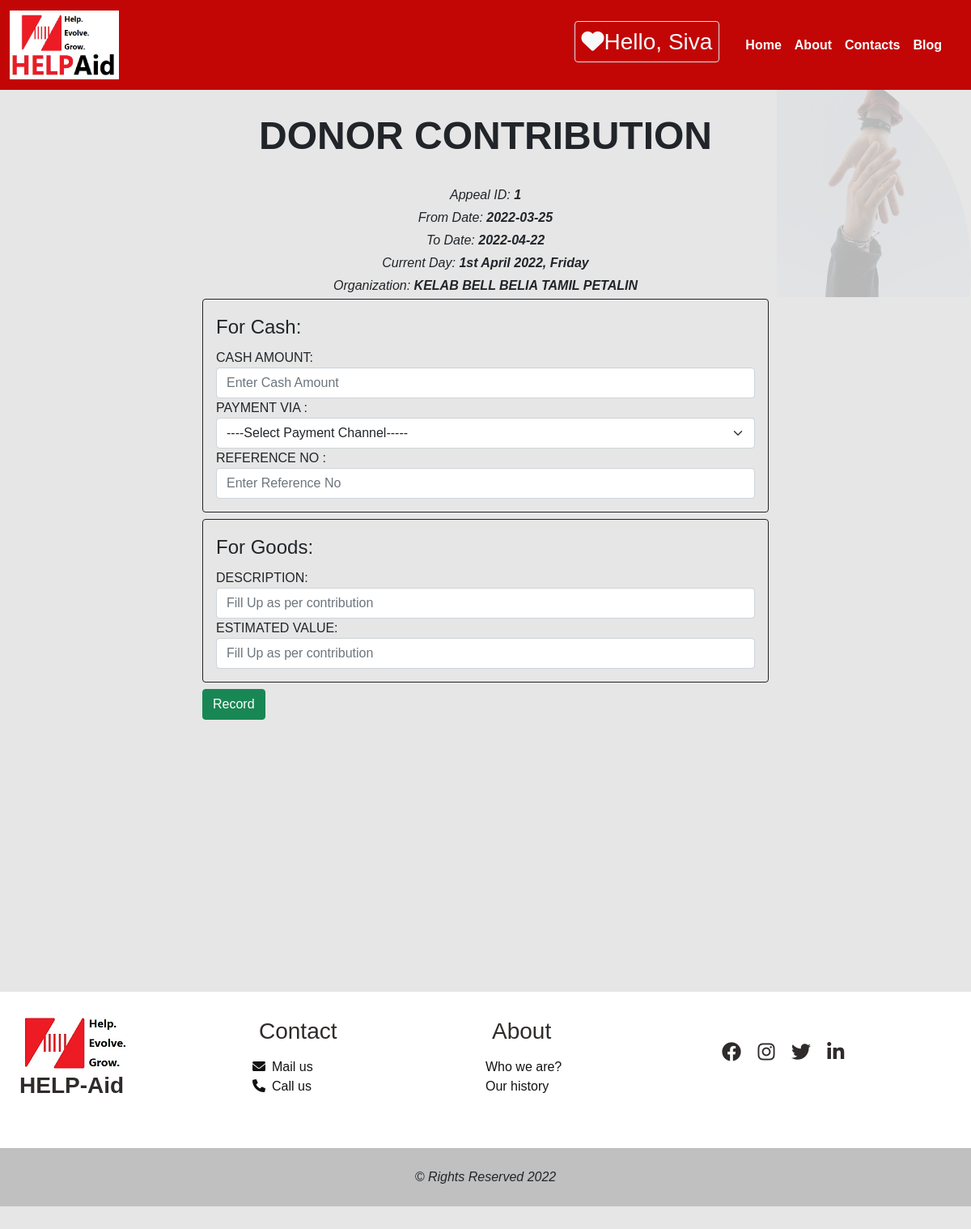
The page /Assignment1/HELP-Aid-Contact-Portal-Siva_HELP_AID/contribution.php?appealID=1 (signed in) on the database its author committed.
### tables this page shows
CREATE TABLE `appeals` (
  `appealID` int(11) NOT NULL,
  `fromDate` date NOT NULL,
  `toDate` date NOT NULL,
  `description` varchar(50) NOT NULL,
  `outcome` varchar(250) DEFAULT NULL,
  `OrganizationName` varchar(50) DEFAULT NULL
);

### Assignment1/HELP-Aid-Contact-Portal-Siva_HELP_AID/contribution.php (the view, shortened to what this page needs)
<?php
$con = mysqli_connect("localhost", "root", "");
mysqli_select_db($con, 'helpaid');
if(isset($_GET['appealID'])){
    $appealID =  $_GET['appealID'];
    $s = "select * from appeals where appealID = '$appealID'";
    $result = mysqli_query($con, $s);
    $row = mysqli_fetch_array($result);
    $fromDate = $row['fromDate'];
    $toDate = $row['toDate'];
    $organizationName = $row['OrganizationName'];
    $receivedDate = date("jS F Y, l");
}
else{
    header("location:appealsContribution.php");
}
?>
<!DOCTYPE html>
<html lang="en">
<head>
    <link rel="stylesheet" href="https://cdnjs.cloudflare.com/ajax/libs/font-awesome/6.0.0/css/all.min.css" />
     <link href="https://cdn.jsdelivr.net/npm/bootstrap@5.1.3/dist/css/bootstrap.min.css" rel="stylesheet">
     <link rel="stylesheet" href="./../donation.css" type="text/css">
</head>
<body class="body">
    <nav class="navbar navbar-expand-lg navbar-expand-md">
        <div class="container-fluid">
            <a class="navbar-brand m-0">
                <img class="img" src="./../helpaid_logo.jpg" alt="logo">
            </a>
            <ul class="navigation navbar-nav justify-content-end align-items-center p-0 p-lg-3">
                <h3 class="text-left text-light me-4 p-2 border rounded"><i class="fa-solid fa-heart"></i>Hello, <?php echo $_SESSION['username'] ?></h3>
                <li class="item nav-item"><a class="link a nav-link" href="./../index.html">Home</a></li>
                <li class="item nav-item"><a class="link a nav-link" href="#">About</a></li>
                <li class="item nav-item"><a class="link a nav-link" href="#">Contacts</a></li>
                <li class="item nav-item"><a class="link a nav-link" href="#">Blog</a></li>
            </ul>
        </div>
    </nav>
    <div class="form-box container-fluid p-2 my-1 mb-5">
        <h1 class="h1 p-lg-3 p-md-3 mb-3 p-0 text-center">Donor contribution</h1>
        <p class="my-1 fst-italic text-center">Appeal ID: <strong><?php echo $appealID?></strong></p>
        <p class="my-1 fst-italic text-center">From Date: <strong><?php echo $fromDate?></strong></p>
        <p class="my-1 fst-italic text-center">To Date: <strong><?php echo $toDate?></strong></p>
        <p class="my-1 fst-italic text-center">Current Day: <strong><?php echo $receivedDate?></strong></p>
        <p class="my-1 fst-italic text-center">Organization: <strong><?php echo $organizationName?></strong></p>
        <form class="form mx-auto" action="contributionProcess.php" method="post">
          <fieldset class="border rounded border-dark p-3 mb-2">
            <legend>For Cash: </legend>
               <div class="form-group">
                 <label for="CashAmount">CASH AMOUNT:</label>
                 <input type="text" class="form-control" id="CashAmount" placeholder="Enter Cash Amount" name= "CashAmount" >
               </div>
               <div class="form-group">
                 <label for="paymentChannel">PAYMENT VIA :</label>
                <select id ="paymentChannel" class="form-control form-select" name="paymentChannel">
                    <option value="----Select Payment Channel-----">----Select Payment Channel-----</option>
                </select>
              </div>
               <div class="form-group">
                 <label for="ReferenceNo">REFERENCE NO :</label>
                 <input type="text" class="form-control" id="ReferenceNo" placeholder="Enter Reference No" name= "ReferenceNo" >
               </div>
          </fieldset>
          <fieldset class="border rounded border-dark p-3 mb-2">
            <legend>For Goods: </legend>
									<div class="form-group">
										<label for="Description">DESCRIPTION:</label>
										<input type="text" class="form-control" id="Description" placeholder="Fill Up as per contribution" name= "Description" >
									</div>
									<div class="form-group">
										<label for="EstimatedValue">ESTIMATED VALUE:</label>
										<input type="text" class="form-control" id="EstimatedValue" placeholder="Fill Up as per contribution" name= "EstimatedValue" >
									</div>
            </fieldset>
               <div class="form-group">
                 <input type="submit" class = "btn btn-success" name="Record" value="Record">
               </div>
        </form>
    </div>
   <footer class="footer w-100 text-center text-lg-start mt-6">
       <div class="row container-fluid justify-content-center align-items-center p-4">
           <div class="col-lg-3 col-md-6 mb-4"><img src="./../helpaid.png" alt="logo"><h3 class="h3 logo">HELP-Aid</h3>
            </div>
           <div class="col-lg-3 col-md-6 mb-4"><h3 class="h3 p-2">Contact</h3>
            <ul class="ul list-unstyled">
                <li class="li"><a class="a" href="mailto: helpaid@gmail.com"><i class="fa-solid fa-envelope me-2"></i>Mail us</a></li>
                <li class="li"><a class="a" href="tel: +88013243325"><i class="fa-solid fa-phone me-2"></i>Call us</a></li>
            </ul>
            </div>
            <div class="col-lg-3 col-md-6 mb-4"><h3 class="h3 p-2">About</h3>
                <ul class="ul list-unstyled">
                    <li class="li"><a class="a" href="#">Who we are?</a></li>
                    <li class="li"><a class="a" href="#">Our history</a></li>
                </ul>
            </div>
           <div class="col-lg-3 col-md-6 mb-4">
            <ul class="list-unstyled list-inline text-lg-start text-center">
                <li class="list-inline-item">
                  <a class="btn-floating btn-fb mx-1">
                    <i class="fa-brands fa-facebook"> </i>
                  </a>
                </li>
                <li class="list-inline-item">
                  <a class="btn-floating btn-insta mx-1">
                    <i class="fa-brands fa-instagram"> </i>
                  </a>
                </li>
                <li class="list-inline-item">
                  <a class="btn-floating btn-tw mx-1">
                    <i class="fa-brands fa-twitter"> </i>
                  </a>
                </li>
                <li class="list-inline-item">
                    <a class="btn-floating btn-in mx-1">
                        <i class="fa-brands fa-linkedin-in"> </i>
                    </a>
                  </li>
               </ul>
           </div>
       </div>
   </footer>
   <div class="copyright p-4 font-small text-center w-100 m-0">&copy; Rights Reserved 2022</div>
</body>
</html>

### Assignment1/donation.css (style rules this page uses)
* { padding: 0; margin: 0; -webkit-box-sizing: border-box; box-sizing: border-box; font-family: Poppins, sans-serif; }
.body { background: #e6e6e6; background-size: cover; height: 200vh; }
.body .navbar { background: #c20505; }
.body .navbar .navbar-brand .img { width: 135px; height: 85px; }
.body .navbar .navigation { min-height: 70px; }
.body .navbar .navigation .item .link { font-weight: 600; text-decoration: none; color: #fff; -webkit-transition: 300ms ease-in-out; transition: 300ms ease-in-out; }
.body .form-box { position: relative; }
.body .form-box:before { content: ''; background-image: url(helping-hand.jpg); background-position: top right; background-repeat: no-repeat; background-size: 50%; border-radius: 50%; height: 50%; max-width: 50%; top: -3rem; right: 0; bottom: 0; left: 60%; opacity: 0.2; position: absolute; z-index: -1; }
.body .form-box .h1 { font-size: clamp(20px, 4vw, 51px); font-weight: 600; text-transform: uppercase; }
.body .form-box .form { max-width: 700px; height: 100vh; position: relative; }
.body .footer { background: #fff; color: #302b2b; }
.body .footer .logo { font-weight: 600; }
.body .footer .ul .li .a { color: #111; text-decoration: none; -webkit-transition: 200ms ease-in-out; transition: 200ms ease-in-out; }
.body .footer .btn-floating { color: #302b2b; -webkit-transition: 300ms ease-in-out; transition: 300ms ease-in-out; }
.body .footer .btn-floating .fa-brands { font-size: 150%; }
.body .copyright { background: #c0c0c0; font-style: italic; }

### rows shown on the page
appeals: fromDate "2022-03-25", toDate "2022-04-22", OrganizationName "KELAB BELL BELIA TAMIL PETALIN"

### other values the page prints
$_SESSION['username'] "Siva"
$appealID "1"
